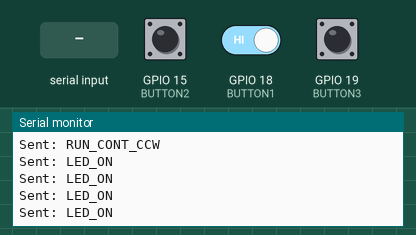
This sketch was run on a simulated ESP32. Shown: the last lines printed to the serial monitor. The inputs (shaded band) are chosen by the test bench; at power-on: GPIO 15 (BUTTON2) HIGH, GPIO 19 (BUTTON3) HIGH, GPIO 18 (BUTTON1) HIGH.

Above: at 1.2 s.
1.3 s: GPIO 15 (BUTTON2) pulled LOW for 0.15 s
At 1.99 s:
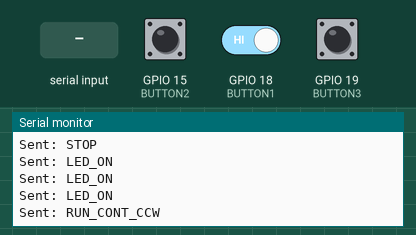
2.9 s: GPIO 19 (BUTTON3) pulled LOW for 0.15 s
4.5 s: "1" received over Serial
At 4.62 s:
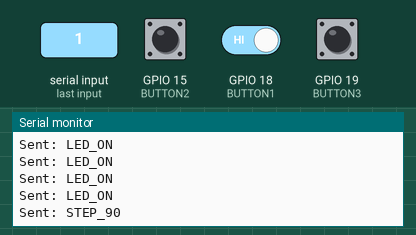
6.0 s: GPIO 19 (BUTTON3) pulled LOW for 1 s
At 7.9 s:
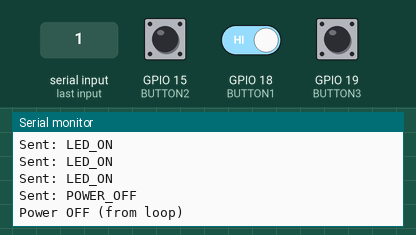
8.5 s: "4" received over Serial
At 9.0 s:
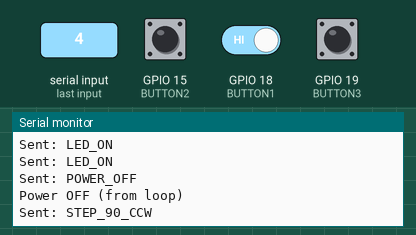
10.0 s: GPIO 15 (BUTTON2) driven LOW and GPIO 18 (BUTTON1) driven LOW and GPIO 19 (BUTTON3) driven LOW
At 10.16 s:
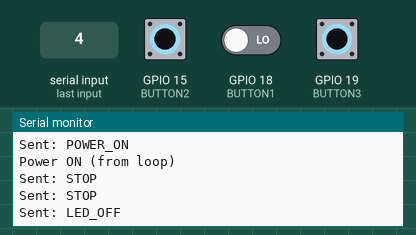

Measured:
- after the input at 1.3 s, the serial monitor: prints a new line at once (image 1)
- after the input at 4.5 s, the serial monitor: prints a new line at once (image 2)
- after the input at 6.0 s, the serial monitor: prints a new line at once (image 3)
- after the input at 8.5 s, the serial monitor: prints a new line at once (image 4)
- after the input at 10.0 s, the serial monitor: prints a new line at once (image 5)

The sketch:

stepper_transmitter.ino
```cpp
#include <esp_now.h>
#include <WiFi.h>

// Use safer pins for ESP32 (avoid boot-pin conflicts)
#define BUTTON1 18
#define BUTTON2 15
#define BUTTON3 19 // Latching button

uint8_t receiverAddress[] = {0xCC, 0x50, 0xE3, 0x85, 0x70, 0x7C}; // Replace with your receiver's MAC address

// --- Button1 (STEP_90 or RUN_CONT) ---
static unsigned long pressStart = 0;
static bool isRunning = false;
// --- Button2 (STEP_90_CCW or RUN_CONT_CCW) ---
static unsigned long pressStart2 = 0;
static bool isRunning2 = false;

// For debouncing Button3 interrupt
volatile unsigned long lastInterruptTime = 0;

bool powerStatus = true;

void sendCommand(const char *msg) {
  esp_err_t result = esp_now_send(receiverAddress, (uint8_t *)msg, strlen(msg));
  if (result == ESP_OK)
    Serial.println(String("Sent: ") + msg);
    //int a = 1;
  else
    Serial.println("Error sending command!");
}

volatile bool button3Event = false;
volatile int button3StateFlag = HIGH; // store last read state

void IRAM_ATTR button3ISR() {
  unsigned long interruptTime = millis();
  static unsigned long lastInterruptTime = 0;
  if (interruptTime - lastInterruptTime > 200) {
    // only record event; do NOT call esp_now_send or Serial here
    button3StateFlag = digitalRead(BUTTON3); // safe quick read
    button3Event = true;
    lastInterruptTime = interruptTime;
  }
}


void setup() {
  Serial.begin(115200);
  pinMode(BUTTON1, INPUT_PULLUP);
  pinMode(BUTTON2, INPUT_PULLUP);
  pinMode(BUTTON3, INPUT_PULLUP);

  // Attach interrupt to button3 on both rising and falling edge
  attachInterrupt(digitalPinToInterrupt(BUTTON3), button3ISR, CHANGE);

  WiFi.mode(WIFI_STA);
  if (esp_now_init() != ESP_OK) {
    Serial.println("ESP-NOW init failed!");
    return;
  }

  esp_now_peer_info_t peerInfo = {};
  memcpy(peerInfo.peer_addr, receiverAddress, 6);
  peerInfo.channel = 0;
  peerInfo.encrypt = false;

  if (esp_now_add_peer(&peerInfo) != ESP_OK) {
    Serial.println("Failed to add peer!");
    return;
  }

  Serial.println("\n--- ESP-NOW Remote ---");
  Serial.println("Send commands:");
  Serial.println("1 -> 90° step");
  Serial.println("2 -> Continuous run");
  Serial.println("3 -> Stop\n");
}


void loop() {
  static unsigned long lastSendLedTime = 0;
  const unsigned long ledSendInterval = 200;

  int buttonState = digitalRead(BUTTON1);
  int button2State = digitalRead(BUTTON2);
  int button3State = digitalRead(BUTTON3);

  if (powerStatus){
  // Button 1 pressed (falling edge detection)
  if (buttonState == HIGH && pressStart == 0) {
    pressStart = millis();  // start timing
  }

  // Button 1 held down
  if (buttonState == HIGH && pressStart > 0 && !isRunning) {
    if (millis() - pressStart >= 400) {  // pressed > 2 seconds
      sendCommand("RUN_CONT");
      isRunning = true;
    }
  }

  // Button 1 released
  if (buttonState == LOW && pressStart > 0) {
    if (isRunning) {
      sendCommand("STOP");
      isRunning = false;
    } else if (millis() - pressStart < 4000) {
      sendCommand("STEP_90");
    }
    pressStart = 0;
  }

  // Button 2 logic for ANTICLOCKWISE
  if (button2State == HIGH && pressStart2 == 0) {
    pressStart2 = millis(); // start timing
  }

  if (button2State == HIGH && pressStart2 > 0 && !isRunning2) {
    if (millis() - pressStart2 >= 400) { // held > 2 seconds
      sendCommand("RUN_CONT_CCW");
      isRunning2 = true;
    }
  }

  if (button2State == LOW && pressStart2 > 0) {
    if (isRunning2) {
      sendCommand("STOP");
      isRunning2 = false;
    } else if (millis() - pressStart2 < 4000) {
      sendCommand("STEP_90_CCW");
    }
    pressStart2 = 0;
  }

  // Button press feedback LED command sent every 200 ms
  if (millis() - lastSendLedTime > ledSendInterval) {
    lastSendLedTime = millis();
    if (button2State == HIGH || (buttonState == HIGH && pressStart > 0) || pressStart2 > 0) {
      sendCommand("LED_ON");
    } else {
      sendCommand("LED_OFF");
    }
  }
}
    // if (button3State == HIGH){
  //   sendCommand("POWER_ON");
  // } else {
  //   sendCommand("POWER_OFF");
  // }

  if (button3Event) {
  button3Event = false;
  if (button3StateFlag == LOW) {  // INPUT_PULLUP: LOW = pressed
    sendCommand("POWER_ON");
    Serial.println("Power ON (from loop)");
    powerStatus = true;
  } else {
    sendCommand("POWER_OFF");
    Serial.println("Power OFF (from loop)");
    powerStatus = false;
  }
}

  // --- Serial commands ---
  if (Serial.available()) {
    char cmd = Serial.read();
    if (cmd == '1') sendCommand("STEP_90");
    else if (cmd == '2') sendCommand("RUN_CONT");
    else if (cmd == '3') sendCommand("STOP");
    else if (cmd == '4') sendCommand("STEP_90_CCW");
    else if (cmd == '5') sendCommand("RUN_CONT_CCW");
  }
}
```
